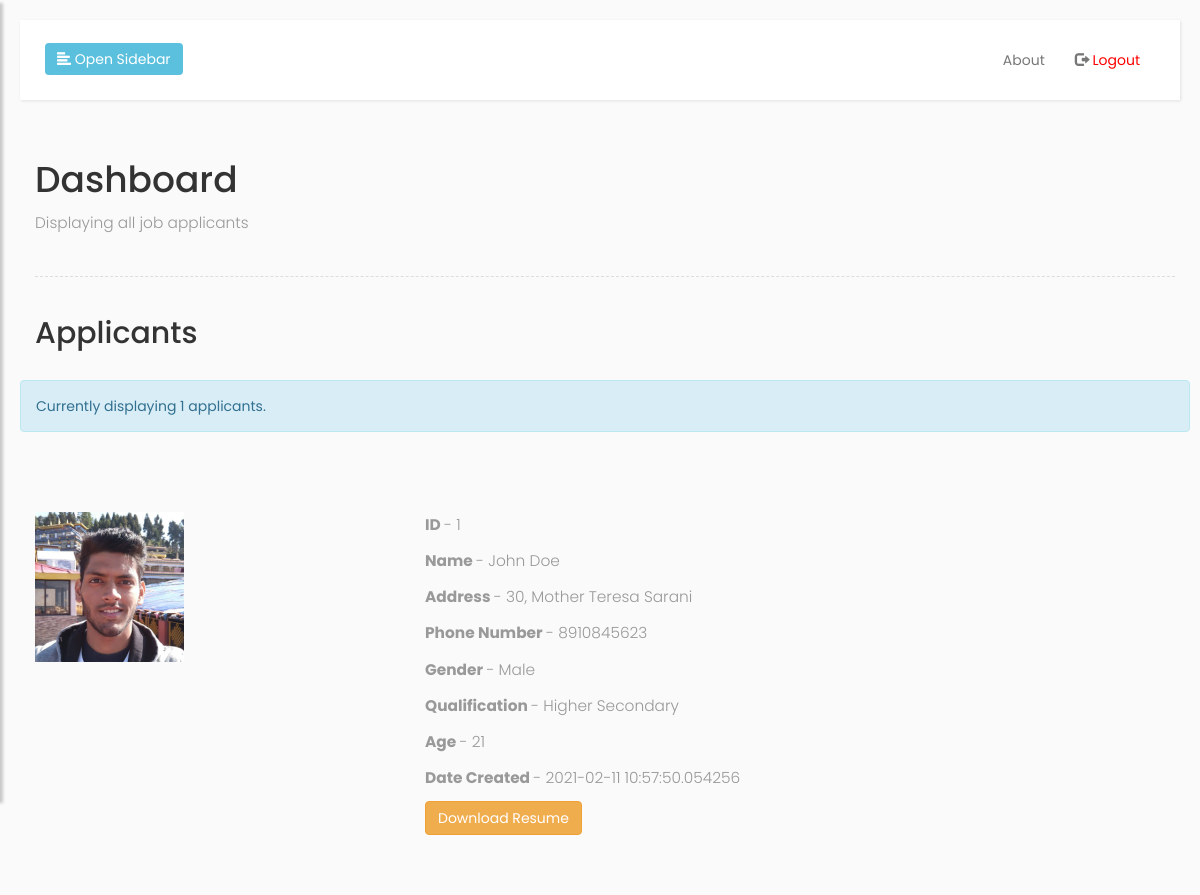
/admin/dashboard (signed in), run on the app's committed database.
### app.py (models this page shows)
class Applicants(UserMixin, db.Model):
	id=db.Column(db.Integer, primary_key=True)
	username=db.Column(db.String(15),unique=True)
	password=db.Column(db.String(80))
	name = db.Column(db.String(200),nullable=False)
	address = db.Column(db.String(200), nullable=False)
	phone = db.Column(db.Integer, nullable=False)
	gender = db.Column(db.String(200), nullable=False)
	qualification = db.Column(db.String(200), nullable=False)
	age = db.Column(db.String(200), nullable=False)
	date_created = db.Column(db.DateTime, default=datetime.utcnow)

### app.py (the view)
@app.route('/admin/dashboard', methods=['GET','POST'])
@login_required
def dashboard():
	applicants_count = Applicants.query.count()
	applicants = Applicants.query.order_by(Applicants.id.asc()).all()
	return render_template('admin_dashboard.html',applicants=applicants, applicants_count=applicants_count)

### app.py (called while the page is built)
@login_manager2.user_loader
def load_user2(user_id):
	return Applicants.query.get((user_id))

### templates/admin_dashboard.html (shortened to what this page needs)
{% extends 'base.html' %}
{% block logout %}
<li>
	<a href="/logout">
          <span class="glyphicon glyphicon-log-out"></span> <span style="color: red;">Logout</span>
    </a>
</li>
{% endblock %}
{% block container %}
<h1>Dashboard</h1>
<p>Displaying all job applicants</p>
<div class="line"></div>
<h2>Applicants</h2>
<br>
<div id="ApplicantInfo" class="row alert alert-info text-info" role="info">Currently displaying {{ applicants_count }} applicants.</div>
<br>
{% if applicants|length < 1 %}
<p>No applicants in database :(</p>
{% else %}
<br>
{% for applicant in applicants %}
<br>
<div class="row">
	<div class="col-sm-4">
		<a href="#"><img id="applicant-picture" src="{{ url_for('static', filename='uploads/displaypictures/'+applicant.username+'.jpg') }}" onerror="this.src='/static/img/user.svg'" style="max-width: 150px; max-height: 150px"></a>
	</div>
	<div class="col-sm-8">
		<p id="applicant-id"><b>ID </b>- {{ applicant.id }}</p>
		<p id="applicant-name"><b>Name </b>- {{ applicant.name }}</p>
		<p id="applicant-address"><b>Address </b>- {{ applicant.address }}</p>
		<p id="applicant-phone"><b>Phone Number </b>- {{ applicant.phone }}</p>
		<p id="applicant-gender"><b>Gender </b>- {{ applicant.gender }}</p>
		<p id="applicant-qualification"><b>Qualification </b>- {{ applicant.qualification }}</p>
		<p id="applicant-age"><b>Age </b>- {{ applicant.age }}</p>
		<p id="applicant-date-created"><b>Date Created </b>- {{ applicant.date_created }}</p>
		<a href="/download/{{applicant.username}}.pdf"><button type="button" class="btn btn-warning">Download Resume</button></a>
	</div>
</div>
<br>
<br>
{% endfor %}
{% endif %}
{% endblock %}

### static/css/main.css (style rules this page uses)
body { font-family: 'Poppins', sans-serif; background: #fafafa; }
p { font-family: 'Poppins', sans-serif; font-size: 1.1em; font-weight: 300; line-height: 1.7em; color: #999; }
a, a:hover, a:focus { color: inherit; text-decoration: none; transition: all 0.3s; }
.line { width: 100%; height: 1px; border-bottom: 1px dashed #ddd; margin: 40px 0; }

### data on the page
Applicants: username (picture), id "1", name "John Doe", address "30, Mother Teresa Sarani", phone "8910845623", gender "Male", qualification "Higher Secondary", age "21", date_created "2021-02-11 10:57:50.054256"

### other printed values
{{ applicants_count }} "1"
